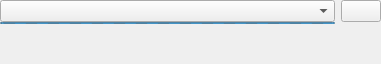
<?xml version="1.0" encoding="UTF-8"?>
<ui version="4.0">
 <class>YubiKeyEditWidget</class>
 <widget class="QWidget" name="YubiKeyEditWidget">
  <property name="geometry">
   <rect>
    <x>0</x>
    <y>0</y>
    <width>381</width>
    <height>64</height>
   </rect>
  </property>
  <layout class="QVBoxLayout" name="verticalLayout">
   <property name="leftMargin">
    <number>0</number>
   </property>
   <property name="topMargin">
    <number>0</number>
   </property>
   <property name="rightMargin">
    <number>0</number>
   </property>
   <property name="bottomMargin">
    <number>0</number>
   </property>
   <item>
    <layout class="QHBoxLayout" name="horizontalLayout">
     <property name="spacing">
      <number>6</number>
     </property>
     <item>
      <layout class="QVBoxLayout" name="verticalLayout_2">
       <property name="spacing">
        <number>0</number>
       </property>
       <item>
        <widget class="QComboBox" name="comboChallengeResponse">
         <property name="sizePolicy">
          <sizepolicy hsizetype="Expanding" vsizetype="Fixed">
           <horstretch>0</horstretch>
           <verstretch>0</verstretch>
          </sizepolicy>
         </property>
         <property name="accessibleName">
          <string>Hardware key slot selection</string>
         </property>
        </widget>
       </item>
       <item>
        <widget class="QProgressBar" name="yubikeyProgress">
       <property name="accessibleName">
        <string>Hardware key detection progress</string>
       </property>
       <property name="accessibleDescription">
        <string>Indicates that KeePassXC is detecting hardware security keys.</string>
       </property>
         <property name="maximumSize">
          <size>
           <width>16777215</width>
           <height>2</height>
          </size>
         </property>
         <property name="maximum">
          <number>0</number>
         </property>
         <property name="value">
          <number>-1</number>
         </property>
         <property name="textVisible">
          <bool>false</bool>
         </property>
        </widget>
       </item>
      </layout>
     </item>
     <item>
      <layout class="QVBoxLayout" name="verticalLayout_3">
       <property name="spacing">
        <number>0</number>
       </property>
       <item>
        <widget class="QPushButton" name="refreshHardwareKeys">
         <property name="toolTip">
          <string>Refresh hardware keys</string>
         </property>
         <property name="accessibleName">
          <string>Refresh hardware keys</string>
         </property>
         <property name="text">
          <string/>
         </property>
        </widget>
       </item>
       <item>
        <spacer name="verticalSpacer_2">
         <property name="orientation">
          <enum>Qt::Vertical</enum>
         </property>
         <property name="sizeType">
          <enum>QSizePolicy::Fixed</enum>
         </property>
         <property name="sizeHint" stdset="0">
          <size>
           <width>0</width>
           <height>2</height>
          </size>
         </property>
        </spacer>
       </item>
      </layout>
     </item>
    </layout>
   </item>
   <item>
    <spacer name="verticalSpacer">
     <property name="orientation">
      <enum>Qt::Vertical</enum>
     </property>
     <property name="sizeHint" stdset="0">
      <size>
       <width>20</width>
       <height>0</height>
      </size>
     </property>
    </spacer>
   </item>
  </layout>
 </widget>
 <resources/>
 <connections/>
</ui>
